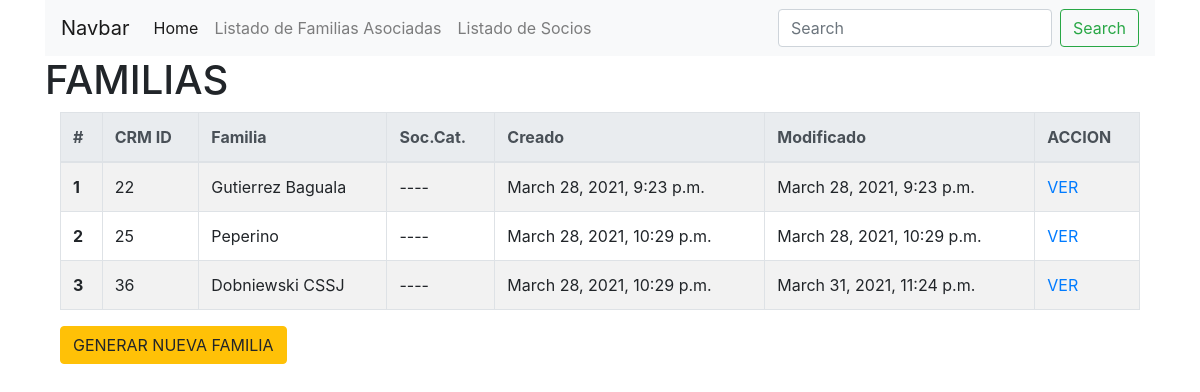
Page /socios/familias (signed in) on the earlier database version.
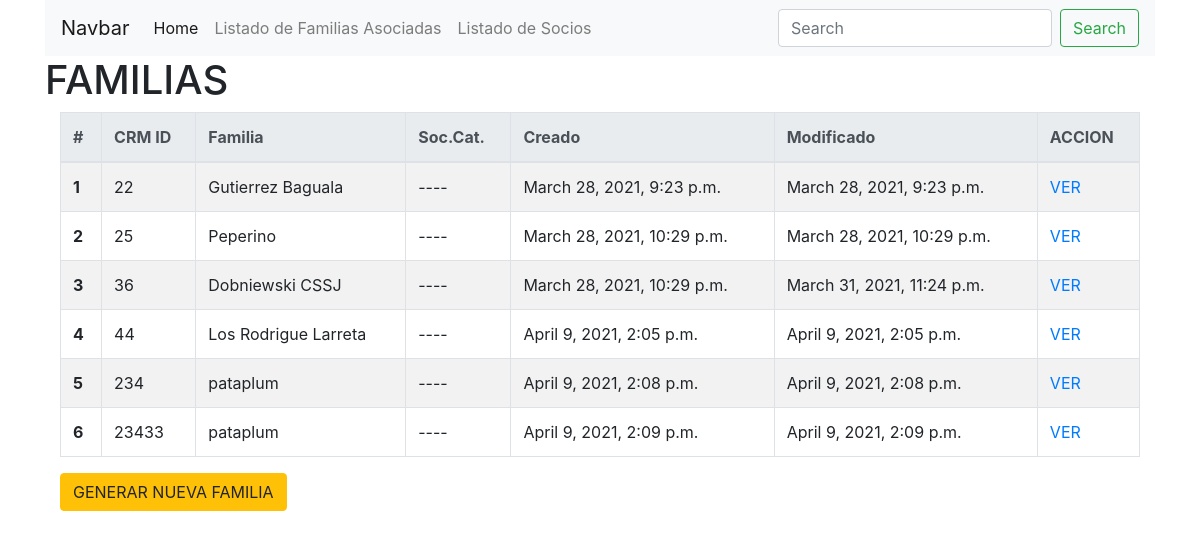
Same page on the later database version.
### socios/models.py (models this page shows)
class Familia(models.Model):
    familia_crm_id = models.CharField(max_length=50)
    crm_id = models.IntegerField(unique=True) # unique=True
    direccion_calle = models.CharField(max_length=50,blank=True)
    direccion_numero = models.CharField(max_length=50,blank=True)
    direccion_depto = models.CharField(max_length=50,blank=True)
    direccion_localidad = models.CharField(max_length=50,blank=True)
    direccion_provincia = models.CharField(max_length=50,blank=True)
    contacto = models.CharField(max_length=200,blank=True)
    creado = models.DateTimeField('creado',auto_now_add=True)
    actualizado = models.DateTimeField('actualizado',auto_now=True)
    def __str__(self):
        return  self.familia_crm_id

### socios/views.py (the view)
# urls.py: path('familias', views.familia_index, name='familia_listado'),
def familia_index(request,error_message=''):
    lista_familias = Familia.objects.all()
    socios = Socio.objects.all()
    familia_estadisticas_socios = {}
    categorias = {k:0 for k,categoria in Socio.CATEGORIAS_CHOISES }
    print(categorias)
    for socio in socios:
        if socio.familia.id not in familia_estadisticas_socios.keys():
            familia_estadisticas_socios[socio.familia.id] = {'categorias_counter': categorias.copy(), 'familia':socio.familia }
        familia_estadisticas_socios[socio.familia.id]['categorias_counter'][socio.categoria] += 1
    print(familia_estadisticas_socios)
    return render(request, 'socios/familia_listado.html', {'familias': lista_familias, 'error_message': error_message} )

### socios/templates/socios/familia_listado.html (shortened to what this page needs)
{% extends "base_site.html" %}
{% block content %}
<h1>FAMILIAS</h1>
<div class="container">
  <div class="row">
    <div class="col-sm">
      <table id="example" class="table table-striped table-bordered table-hover table-responsive-xl" style="width:100%">
        <thead class="thead-light">
          <tr>
            <th scope="col">#</th>
            <th scope="col">CRM ID</th>
            <th scope="col">Familia</th>
            <th scope="col">Soc.Cat.</th>
            <th scope="col">Creado</th>
            <th scope="col">Modificado</th>
            <th scope="col">ACCION</th>
          </tr>
        </thead>
        <tbody>
          {% for familia in familias %}
          <tr>
            <th scope="row">{{ forloop.counter }}</th>
            <td>{{ familia.crm_id }}</td>
            <td>{{ familia.familia_crm_id }}</td>
            <td>
              ----
            </td>
            <td>{{ familia.creado }}</td>
            <td>{{ familia.actualizado }}</td>
            <td><a href="{% url 'socios:familia_detalle' familia_id=familia.id %}">VER</a> </td>
          </tr>
          {% endfor %}
        </tbody>
      </table>
    </div>
  </div>
  <div class="row">
    <div class="col-sm">
      <a class="btn btn-warning" href="{% url 'socios:familia_nuevo' familia_id=0 %}" >GENERAR NUEVA FAMILIA</a>
    </div>
  </div>
</div>
{% endblock content %}

### templates/base_site.html (shortened to what this page needs)
<!doctype html>
<html>
<head>
    {% load bootstrap4 %}
    {% bootstrap_css %}
</head>
<body>
    {% if not user.is_authenticated %}
    <div class="container-md">
        <a href="{% url 'admin:index' %}" class="top-menu"><span class="glyphicon glyphicon-plus">SOLO USUARIOS REGISTRADOS, ir al login</span></a>
    </div>
    {% else %}
    <div class="container-md">
        {% include 'navbar.html' %}
        {% block content %}{% endblock content %}
    </div>
    {% endif %}
</body>
</html>

### templates/navbar.html (shortened to what this page needs)
{% block navbar_base %}
<nav class="navbar navbar-expand-lg navbar-light bg-light">
    <a class="navbar-brand" href="#">Navbar</a>
    <div class="collapse navbar-collapse" id="navbarSupportedContent">
      <ul class="navbar-nav mr-auto">
        <li class="nav-item active">
          <a class="nav-link" href="#">Home <span class="sr-only">(current)</span></a>
        </li>
        <li class="nav-item">
          <a class="nav-link" href="{% url 'socios:familia_listado' %}">Listado de Familias Asociadas</a>
        </li>
        <li class="nav-item">
          <a class="nav-link" href="{% url 'socios:socios_listado' %}">Listado de Socios</a>
        </li>
      </ul>
      <form class="form-inline my-2 my-lg-0">
        <input class="form-control mr-sm-2" type="search" placeholder="Search" aria-label="Search">
        <button class="btn btn-outline-success my-2 my-sm-0" type="submit">Search</button>
      </form>
    </div>
  </nav>
{% endblock navbar_base %}

Differences in the rows shown:
added Familia: crm_id "44", familia_crm_id "Los Rodrigue Larreta", creado "April 9, 2021, 2:05 p.m.", actualizado "April 9, 2021, 2:05 p.m."
added Familia: crm_id "234", familia_crm_id "pataplum", creado "April 9, 2021, 2:08 p.m.", actualizado "April 9, 2021, 2:08 p.m."
added Familia: crm_id "23433", familia_crm_id "pataplum", creado "April 9, 2021, 2:09 p.m.", actualizado "April 9, 2021, 2:09 p.m."
